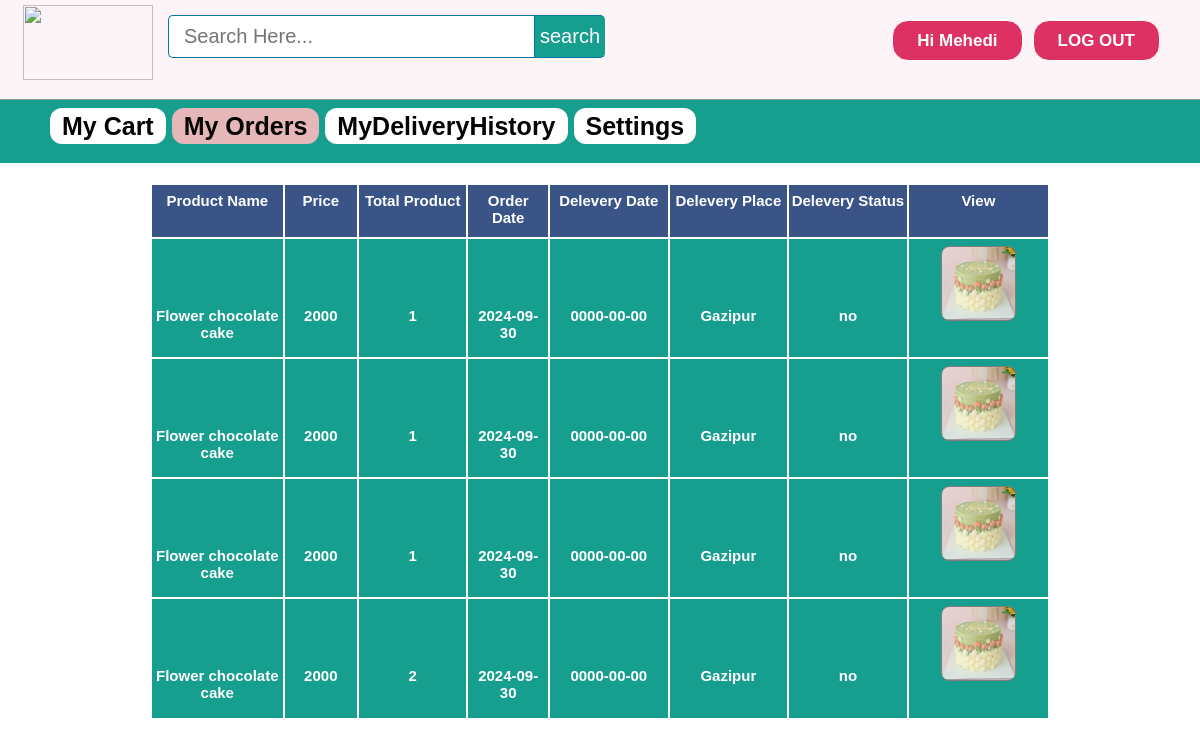
The page /profile.php?uid=1 (signed in) on the database its author committed.
### tables this page shows
CREATE TABLE `user` (
  `id` int(11) NOT NULL,
  `firstName` varchar(25) NOT NULL,
  `lastName` varchar(25) NOT NULL,
  `email` varchar(100) NOT NULL,
  `mobile` varchar(20) NOT NULL,
  `address` varchar(120) NOT NULL,
  `password` varchar(100) NOT NULL,
  `confirmCode` varchar(10) NOT NULL,
  `activation` varchar(10) NOT NULL DEFAULT 'no'
);

CREATE TABLE `orders` (
  `id` int(11) NOT NULL,
  `uid` int(11) NOT NULL,
  `pid` int(11) NOT NULL,
  `quantity` int(11) NOT NULL,
  `oplace` text NOT NULL,
  `mobile` varchar(15) NOT NULL,
  `dstatus` varchar(10) NOT NULL DEFAULT 'no',
  `odate` date NOT NULL,
  `ddate` date NOT NULL,
  `delivery` varchar(30) NOT NULL
);

CREATE TABLE `products` (
  `id` int(11) NOT NULL,
  `pName` varchar(100) NOT NULL,
  `price` int(11) NOT NULL,
  `piece` int(11) NOT NULL,
  `description` text NOT NULL,
  `available` int(11) NOT NULL,
  `item` varchar(100) NOT NULL,
  `pCode` varchar(20) NOT NULL,
  `picture` text NOT NULL
);

### profile.php (the view, shortened to what this page needs)
<?php include("inc/connect.inc.php"); ?>
<?php
if (!isset($_SESSION['user_login'])) {
	header("location: login.php");
} else {
	$user = $_SESSION['user_login'];
	$result = mysqli_query($con, "SELECT * FROM user WHERE id='$user'");
	$get_user_email = mysqli_fetch_assoc($result);
	$uname_db = $get_user_email['firstName'];
}
$search_value = "";
?>
<!DOCTYPE html>
<html>
<head>
	<link rel="stylesheet" type="text/css" href="css/style.css">
</head>
<body style="background-image: url(image/homebackgrndimg1.jpg);">
	<div class="homepageheader">
		<div class="signinButton loginButton">
			<div class="uiloginbutton signinButton loginButton" style="margin-right: 40px;">
				<?php
				if ($user != "") {
					echo '<a style="text-decoration: none; color: #fff;" href="logout.php">LOG OUT</a>';
				} else {
					echo '<a style="text-decoration: none; color: #fff;" href="signin.php">SIGN IN</a>';
				}
				?>
			</div>
			<div class="uiloginbutton signinButton loginButton" style="">
				<?php
				if ($user != "") {
					echo '<a style="text-decoration: none; color: #fff;" href="profile.php?uid=' . $user . '">Hi ' . $uname_db . '</a>';
				} else {
					echo '<a style="text-decoration: none; color: #fff;" href="login.php">LOG IN</a>';
				}
				?>
			</div>
		</div>
		<div style="float: left; margin: 5px 0px 0px 23px;">
			<a href="index.php">
				<img style=" height: 75px; width: 130px;" src="image/logo.png">
			</a>
		</div>
		<div id="srcheader">
			<form id="newsearch" method="get" action="search.php">
				<?php
				echo '<input type="text" class="srctextinput" name="keywords" size="21" maxlength="120"  placeholder="Search Here..." value="' . $search_value . '"><input type="submit" value="search" class="srcbutton" >';
				?>
			</form>
		</div>
	</div>
	<div class="categolis">
		<table>
			<tr>
				<th><?php echo '<a href="mycart.php?uid=' . $user . '" style="text-decoration: none;color: #040403;padding: 4px 12px;background-color: #fff;border-radius: 12px;">My Cart</a>'; ?>
				</th>
				<th>
					<?php echo '<a href="profile.php?uid=' . $user . '" style="text-decoration: none;color: #040403;padding: 4px 12px;background-color: #e6b7b8;border-radius: 12px;">My Orders</a>'; ?>
				</th>
				<th>
					<?php echo '<a href="my_delivery.php?uid=' . $user . '" style="text-decoration: none;color: #040403;padding: 4px 12px;background-color: #fff;border-radius: 12px;">MyDeliveryHistory</a>'; ?>
				</th>
				<th><?php echo '<a href="settings.php?uid=' . $user . '" style="text-decoration: none;color: #040403;padding: 4px 12px;background-color: #fff;border-radius: 12px;">Settings</a>'; ?>
				</th>
			</tr>
		</table>
	</div>
	<div style="margin-top: 20px;">
		<div style="width: 900px; margin: 0 auto;">
			<ul>
				<li style=" background-color: #fff;">
					<div>
						<div>
							<table class="rightsidemenu">
								<tr style="font-weight: bold;" colspan="10" bgcolor="#3A5487">
									<th>Product Name</th>
									<th>Price</th>
									<th>Total Product</th>
									<th>Order Date</th>
									<th>Delevery Date</th>
									<th>Delevery Place</th>
									<th>Delevery Status</th>
									<th>View</th>
								</tr>
								<tr>
									<?php include("inc/connect.inc.php");
									$query = "SELECT * FROM orders WHERE uid='$user' ORDER BY id DESC";
									$run = mysqli_query($con, $query);
									while ($row = mysqli_fetch_assoc($run)) {
										$pid = $row['pid'];
										$quantity = $row['quantity'];
										$oplace = $row['oplace'];
										$odate = $row['odate'];
										$ddate = $row['ddate'];
										$dstatus = $row['dstatus'];
										$query1 = "SELECT * FROM products WHERE id='$pid'";
										$run1 = mysqli_query($con, $query1);
										$row1 = mysqli_fetch_assoc($run1);
										$pId = $row1['id'];
										$pName = substr($row1['pName'], 0, 50);
										$price = $row1['price'];
										$picture = $row1['picture'];
										$item = $row1['item'];
										?>
										<th><?php echo $pName; ?></th>
										<th><?php echo $price; ?></th>
										<th><?php echo $quantity; ?></th>
										<th><?php echo $odate; ?></th>
										<th><?php echo $ddate; ?></th>
										<th><?php echo $oplace; ?></th>
										<th><?php echo $dstatus; ?></th>
										<th><?php echo '<div class="home-prodlist-img"><a href="OurProducts/view_product.php?pid=' . $pId . '">
													<img src="image/product/' . $item . '/' . $picture . '" class="home-prodlist-imgi" style="height: 75px; width: 75px;">
													</a>
												</div>' ?></th>
									</tr>
								<?php } ?>
							</table>
						</div>
					</div>
				</li>
			</ul>
		</div>
	</div>
</body>
</html>

### css/style.css (style rules this page uses)
html, body, div, span, applet, object, iframe, h1, h2, h3, h4, h5, h6, p, blockquote, pre, a, abbr, acronym, address, big, cite, code, del, dfn, em, img, ins, kbd, q, s, samp, small, strike, strong, sub, sup, tt, var, b, u, i, center, dl, dt, dd, ol, ul, li, fieldset, form, label, legend, table, caption, tbody, tfoot, thead, tr, th, td, article, aside, canvas, details, embed, figure, figcaption, footer, header, hgroup, menu, nav, output, ruby, section, summary, time, mark, audio, video { margin: 0; padding: 0; border: 0; font: inherit; vertical-align: baseline; box-sizing: border-box; }
body { line-height: normal; }
ol, ul { list-style: none; }
table { border-collapse: collapse; border-spacing: 0; }
* { margin: 0px; padding: 0px; }
body, button, input, label, select, td, textarea { font-family: Arial, Helvetica, tahoma,verdana,arial,sans-serif; font-size: 12px; }
body { width: 100%; position: relative; background-color: #ffffff; min-width: 1080px; }
.homepageheader { position: fixed; height: 100px; width: 100%; min-width: 980px; border-bottom: 1px solid #8E9D8E; margin: 0px; background-image: initial; background-position-x: initial; background-position-y: initial; background-size: initial; background-attachment: initial; background-origin: initial; background-clip: initial; background-color: #FDF4F7;; }
.loginButton .signinButton { color: #FFFFFF; background: #DE3163; border: 1px solid #FFFFFF; cursor: pointer; display: inline-block; font-weight: bold; line-height: 15px; padding: 12px 24px; border-radius: 16px; text-align: center; text-decoration: none; float: right; margin: 20px 0px 0px 10px; font-size: 17px; }
#newsearch { float:left; padding:15px; }
.srctextinput { margin: 0px; padding: 9px 15px; font-family: Arial, Helvetica, sans-serif; font-size:20px; border:1px solid #0076a3; border-right:0px; border-top-left-radius: 5px 5px; border-bottom-left-radius: 5px 5px; width: 335px; }
.srcbutton { margin: 0; padding: 9px 5px; font-family: Arial, Helvetica, sans-serif; font-size:20px; outline: none; cursor: pointer; text-align: center; text-decoration: none; color: #ffffff; border: solid 1px #0076a3; border-right:0px; background: #169E8F; border-top-right-radius: 5px 5px; border-bottom-right-radius: 5px 5px; }
.home-prodlist-imgi { height: 270px; width: 300px; padding: 0px; border: 1px solid #847b7b; border-radius: 8px; }
.categolis { line-height: 1.3; font-weight: bold; color: #fff; padding: 110px 0px 20px 50px; background-color: #169e8f; text-align: center; font-size: 25px; }
.categolis table tbody tr th { padding: 0px 6px 0px 0px; }
.rightsidemenu { float: right; text-align: center; width: 100%; margin: 0px; background-color: #169e8f; font-size: 15px; color: #fff; font-weight: bold; height: 537px; overflow: auto; }
.rightsidemenu th { margin-top: 5px; border: 2px solid; padding: 7px 2px; width: 10px; }

### rows shown on the page
user: firstName "Mehedi"
orders: products.pName "Flower chocolate cake", products.price "2000", quantity "1", odate "2024-09-30", ddate "0000-00-00", oplace "Gazipur", dstatus "no", products.item+picture (picture)
orders: products.pName "Flower chocolate cake", products.price "2000", quantity "1", odate "2024-09-30", ddate "0000-00-00", oplace "Gazipur", dstatus "no", products.item+picture (picture)
orders: products.pName "Flower chocolate cake", products.price "2000", quantity "1", odate "2024-09-30", ddate "0000-00-00", oplace "Gazipur", dstatus "no", products.item+picture (picture)
orders: products.pName "Flower chocolate cake", products.price "2000", quantity "2", odate "2024-09-30", ddate "0000-00-00", oplace "Gazipur", dstatus "no", products.item+picture (picture)
